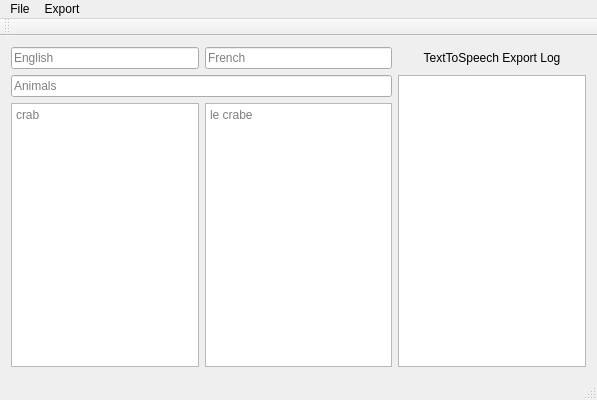
<?xml version="1.0" encoding="UTF-8"?>
<ui version="4.0">
 <class>PhotonMatchPuzzleCreatorClass</class>
 <widget class="QMainWindow" name="PhotonMatchPuzzleCreatorClass">
  <property name="geometry">
   <rect>
    <x>0</x>
    <y>0</y>
    <width>597</width>
    <height>400</height>
   </rect>
  </property>
  <property name="windowTitle">
   <string>Photon Match Puzzle Creator</string>
  </property>
  <widget class="QWidget" name="centralWidget">
   <layout class="QGridLayout" name="gridLayout">
    <item row="0" column="0">
     <widget class="QLineEdit" name="langNameEntryLeft">
      <property name="toolTip">
       <string/>
      </property>
      <property name="placeholderText">
       <string>English</string>
      </property>
     </widget>
    </item>
    <item row="0" column="1">
     <widget class="QLineEdit" name="langNameEntryRight">
      <property name="placeholderText">
       <string>French</string>
      </property>
     </widget>
    </item>
    <item row="1" column="0" colspan="2">
     <widget class="QLineEdit" name="catNameEntry">
      <property name="placeholderText">
       <string>Animals</string>
      </property>
     </widget>
    </item>
    <item row="2" column="0">
     <widget class="QPlainTextEdit" name="wordPairsEntryLeft">
      <property name="placeholderText">
       <string>crab</string>
      </property>
     </widget>
    </item>
    <item row="0" column="2">
     <widget class="QLabel" name="label">
      <property name="text">
       <string>TextToSpeech Export Log</string>
      </property>
      <property name="alignment">
       <set>Qt::AlignCenter</set>
      </property>
     </widget>
    </item>
    <item row="2" column="1">
     <widget class="QPlainTextEdit" name="wordPairsEntryRight">
      <property name="placeholderText">
       <string>le crabe</string>
      </property>
     </widget>
    </item>
    <item row="1" column="2" rowspan="2">
     <widget class="QTextBrowser" name="ttsExportLog"/>
    </item>
   </layout>
  </widget>
  <widget class="QMenuBar" name="menuBar">
   <property name="geometry">
    <rect>
     <x>0</x>
     <y>0</y>
     <width>597</width>
     <height>21</height>
    </rect>
   </property>
   <widget class="QMenu" name="menuFile">
    <property name="title">
     <string>File</string>
    </property>
    <addaction name="actionNew"/>
    <addaction name="actionOpen"/>
    <addaction name="actionSave"/>
    <addaction name="actionSaveAs"/>
    <addaction name="separator"/>
    <addaction name="actionExit"/>
   </widget>
   <widget class="QMenu" name="menuExport">
    <property name="title">
     <string>Export</string>
    </property>
    <widget class="QMenu" name="menuSettings">
     <property name="title">
      <string>Settings</string>
     </property>
     <addaction name="actionSetbal4webPath"/>
     <addaction name="actionSetCreatorName"/>
     <addaction name="actionSetLanguageCodeTable"/>
     <addaction name="actionIncludeTextToSpeech"/>
    </widget>
    <addaction name="actionExportWordPairs"/>
    <addaction name="menuSettings"/>
   </widget>
   <addaction name="menuFile"/>
   <addaction name="menuExport"/>
  </widget>
  <widget class="QToolBar" name="mainToolBar">
   <attribute name="toolBarArea">
    <enum>TopToolBarArea</enum>
   </attribute>
   <attribute name="toolBarBreak">
    <bool>false</bool>
   </attribute>
  </widget>
  <widget class="QStatusBar" name="statusBar"/>
  <action name="actionSaveAs">
   <property name="text">
    <string>Save As...</string>
   </property>
  </action>
  <action name="actionSave">
   <property name="text">
    <string>Save</string>
   </property>
  </action>
  <action name="actionOpen">
   <property name="text">
    <string>Open...</string>
   </property>
  </action>
  <action name="actionNew">
   <property name="text">
    <string>New</string>
   </property>
  </action>
  <action name="actionExportWordPairs">
   <property name="checkable">
    <bool>false</bool>
   </property>
   <property name="text">
    <string>Export Word Pairs</string>
   </property>
  </action>
  <action name="actionIncludeTextToSpeech">
   <property name="checkable">
    <bool>true</bool>
   </property>
   <property name="checked">
    <bool>true</bool>
   </property>
   <property name="text">
    <string>Include TextToSpeech</string>
   </property>
  </action>
  <action name="actionExit">
   <property name="text">
    <string>Exit</string>
   </property>
  </action>
  <action name="actionSetbal4webPath">
   <property name="text">
    <string>Set bal4web Path...</string>
   </property>
  </action>
  <action name="actionSetCreatorName">
   <property name="text">
    <string>Set Creator Name</string>
   </property>
  </action>
  <action name="actionSetLanguageCodeTable">
   <property name="text">
    <string>Edit Language Code Table</string>
   </property>
  </action>
 </widget>
 <layoutdefault spacing="6" margin="11"/>
 <resources>
  <include location="PhotonMatchPuzzleCreator.qrc"/>
 </resources>
 <connections/>
</ui>
